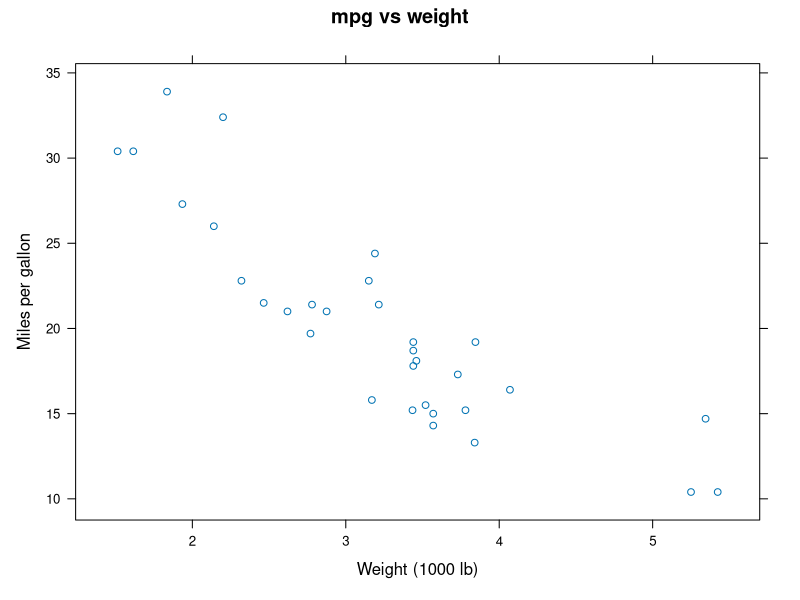
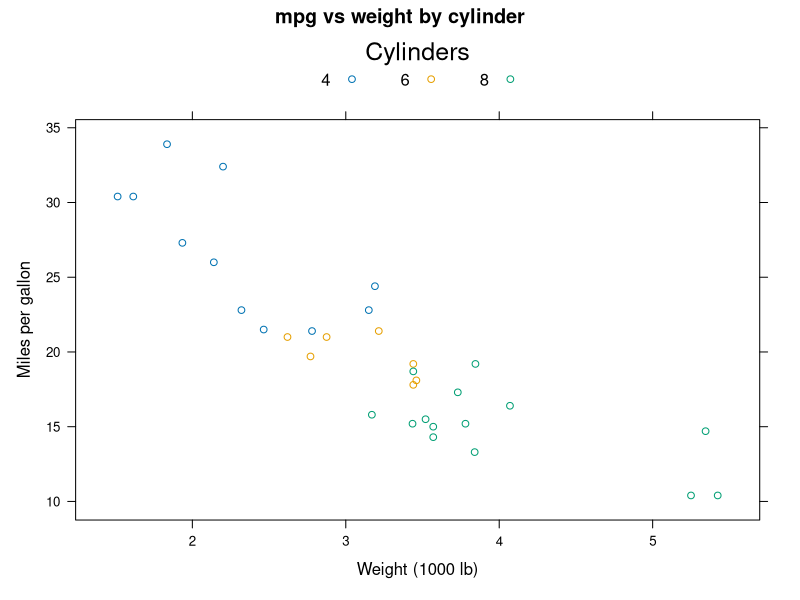
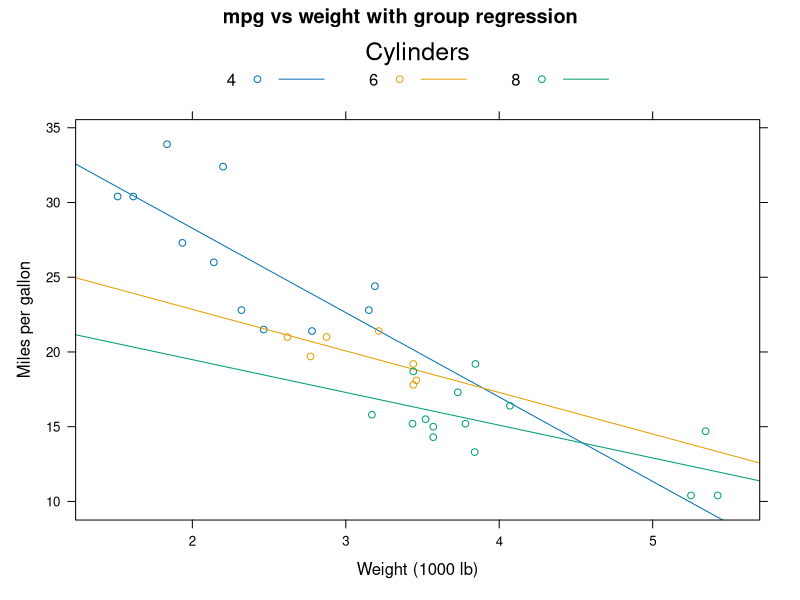
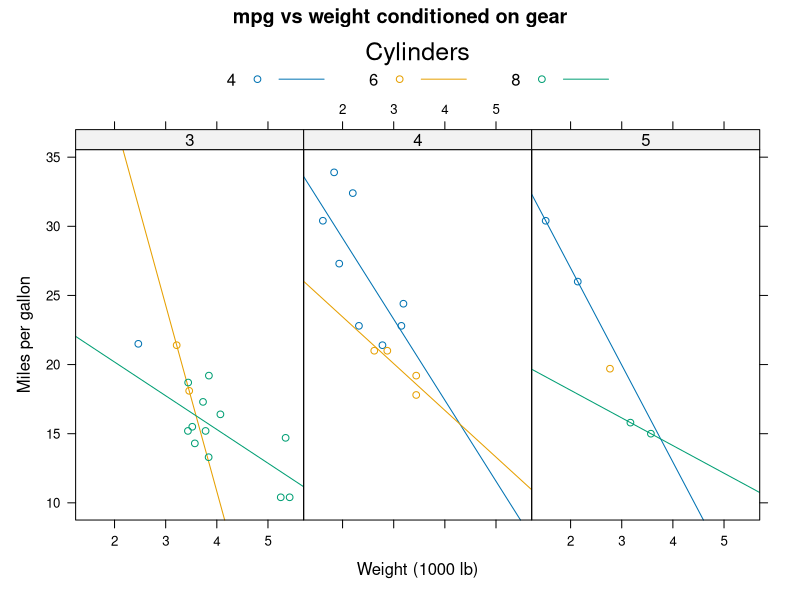

The R script that drew these images, in order:
## ---- chunk 1
library(lattice)

# Basic: mpg vs wt
xyplot(mpg ~ wt, data = mtcars,
       xlab = "Weight (1000 lb)",
       ylab = "Miles per gallon",
       main = "mpg vs weight")
## ---- chunk 2
#Add groups (different symbols/lines for cylinder counts)
xyplot(mpg ~ wt, data = mtcars,
       groups = factor(cyl),
       auto.key = list(title = "Cylinders", columns = 3),
       xlab = "Weight (1000 lb)",
       ylab = "Miles per gallon",
       main = "mpg vs weight by cylinder",
       type = c("p"))   # points
## ---- chunk 3
#Add regression lines per group (points + group-wise smooth)
xyplot(mpg ~ wt, data = mtcars,
       groups = factor(cyl),
       auto.key = list(title = "Cylinders", columns = 3),
       type = c("p", "r"),     # points + regression line (linear)
       xlab = "Weight (1000 lb)",
       ylab = "Miles per gallon",
       main = "mpg vs weight with group regression")
## ---- chunk 4
#Conditioning (small multiples / facets)
xyplot(mpg ~ wt | factor(gear), data = mtcars,
       groups = factor(cyl),
       auto.key = list(title = "Cylinders", columns = 3),
       type = c("p","r"),
       layout = c(3, 1),   # three panels in a row
       xlab = "Weight (1000 lb)",
       ylab = "Miles per gallon",
       main = "mpg vs weight conditioned on gear")
